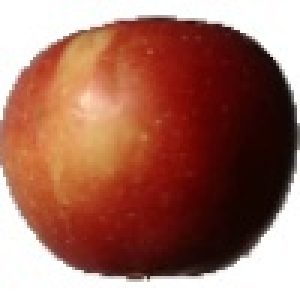
#> input picture Trabalho 2 - Histogramas/fruit-base/apple/322_100.jpg, 100 x 100 px (shown 3 times larger); its folder holds only this picture in this run
$ jupyter execute histogramas.ipynb   (shell and % lines are left out)
#> lines starting #> are read from the running program, lines starting #| are printed output that depends on the picture
### Prática da aula de histogramas, submetam o jupyter notebook com o código da atividade.

[cell 1]
import numpy as np
from skimage.io import imread,imsave, imshow
from skimage.color import rgb2gray
import matplotlib.pyplot as plt
from skimage.exposure import histogram
from skimage.exposure import equalize_hist
from scipy.stats import kurtosis
import math
import glob as g
from skimage.color import rgb2gray

def energy_hist(hist):
    soma = 0
    for i in hist:
        soma += i*i
    return soma

def entropy_hist(hist):
    soma = 0
    for i in hist:
        if(i == 0):
            continue
        soma += (i*(math.log2(i)))
    return soma*-1

def skew(hist):
    soma = 0
    for i in range(len(hist)):
        soma += ((i - hist.mean())**3)*hist[i]
    dp = hist.std()**3
    return ((1/dp)*soma)

def descritor_histograma(imagem):
    hist = histogram(imagem,nbins=256)
    features = []
    features.append(hist[1].mean())
    features.append(hist[1].var())
    features.append(skew(hist[1]))
    features.append(kurtosis(hist[1]))
    features.append(energy_hist(hist[1]))
    features.append(entropy_hist(hist[1]))

    return features

apples = g.glob('fruit-base/apple/*')
tomatos = g.glob('fruit-base/tomato/*')

features_apple = []
features_tomato = []

for i in apples:
    imagem = imread(i)
#> imagem is the input picture: shape (100, 100, 3); mean R, G, B 161.9, 111.1, 97.2
    img = rgb2gray(imagem)
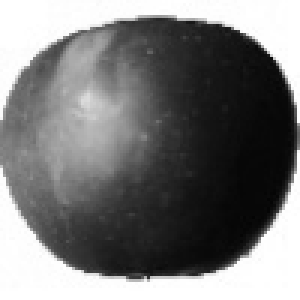
#> img: shape (100, 100) float64 (shown 3 times larger); min 0.0161, max 1, mean 0.474
    features = descritor_histograma(img)
#> the loop in skew, `for i in range(len(hist)):` made 256 passes
#> soma on passes 1 to 3: -0.00237, 0.000239, 0.0857
#> after the loop in skew, `for i in range(len(hist)):`: soma = 849762778.6
#> in skew, `dp = hist.std()**3`: dp = 0.0229
#> the loop in energy_hist, `for i in hist:` made 256 passes
#> (i, soma) on passes 1 to 3: (0.0181, 0.000326), (0.0219, 0.000806), (0.0257, 0.00147)
#> after the loop in energy_hist, `for i in hist:`: soma = 86.73
#> the loop in entropy_hist, `for i in hist:` made 256 passes
#> (i, soma) on passes 1 to 3: (0.0181, -0.105), (0.0219, -0.225), (0.0257, -0.361)
#> after the loop in entropy_hist, `for i in hist:`: soma = -93.62
#> features = [0.508, 0.0807, 3.71e+10, -1.2, 86.73, 93.62]
    features_apple.append(features)

for i in tomatos:
    imagem = imread(i)
    img = rgb2gray(imagem)
    features = descritor_histograma(img)
    features_tomato.append(features)

listaMedia = []
listaVar = []
listaSkew = []
listaKurtosis = []
listaEnergy = []
listaEntropy = []

labels = []

for i in features_apple:
    listaMedia.append(i[0])
    listaVar.append(i[1])
    listaSkew.append(i[2])
    listaKurtosis.append(i[3])
    listaEnergy.append(i[4])
    listaEntropy.append(i[5])
    labels.append(0)
#> this loop made 1 pass
#> after the loop, labels = [0]; listaEnergy = [86.73]; listaEntropy = [93.62]; listaKurtosis = [-1.2]; listaMedia = [0.508]; listaSkew = [3.71e+10]; listaVar = [0.0807]

for i in features_tomato:
    listaMedia.append(i[0])
    listaVar.append(i[1])
    listaSkew.append(i[2])
    listaKurtosis.append(i[3])
    listaEnergy.append(i[4])
    listaEntropy.append(i[5])
    labels.append(1)

tudo = []
nomes = ['Média', 'Variância', 'Skewness', 'Kurtosis', 'Energy', 'Entropy']
tudo.append(listaMedia)
tudo.append(listaVar)
tudo.append(listaSkew)
tudo.append(listaKurtosis)
tudo.append(listaEnergy)
tudo.append(listaEntropy)


for i in range(len(tudo)):
    for j in range(i+1,len(tudo)):
        plt.figure()
        plt.title(nomes[i] + " x " + nomes[j] + "\nroxo: apples - amarelo: tomato")
        plt.scatter(tudo[i], tudo[j], c=labels)
#> this loop made 6 passes
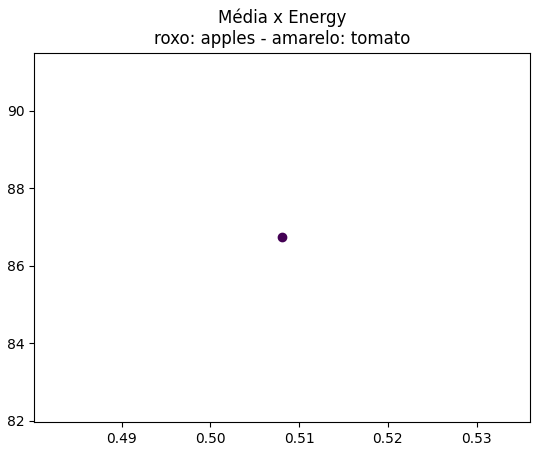
#> figure drawn by matplotlib, 1 panel
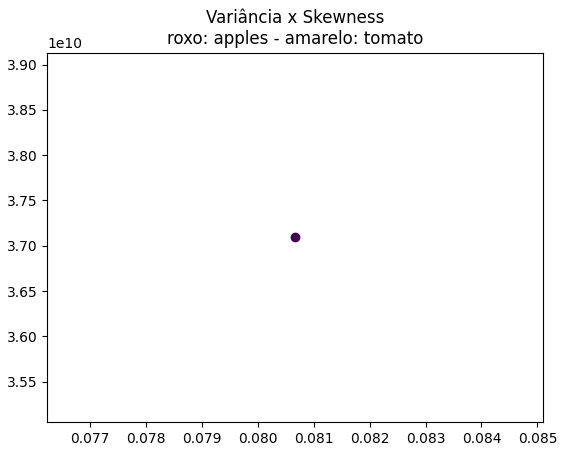
#> figure drawn by matplotlib, 1 panel
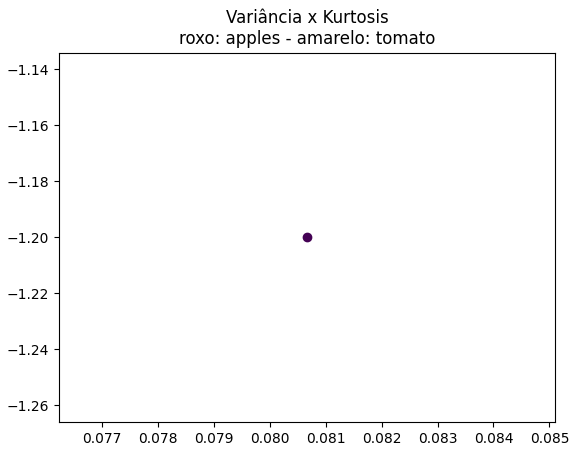
#> figure drawn by matplotlib, 1 panel
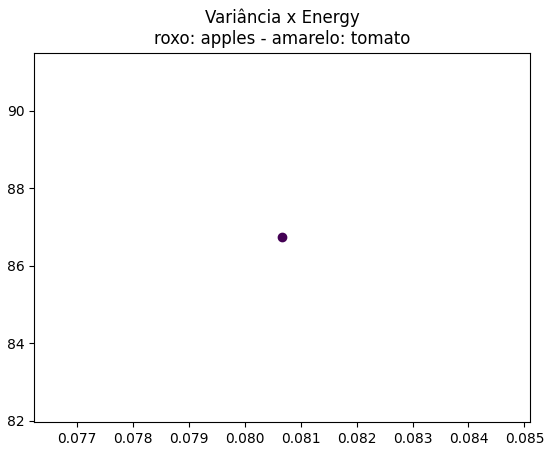
#> figure drawn by matplotlib, 1 panel
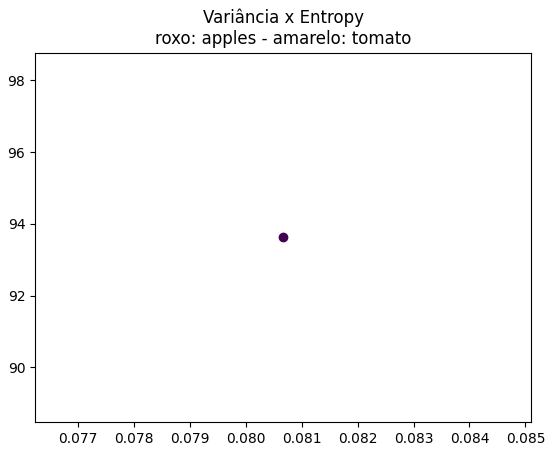
#> figure drawn by matplotlib, 1 panel
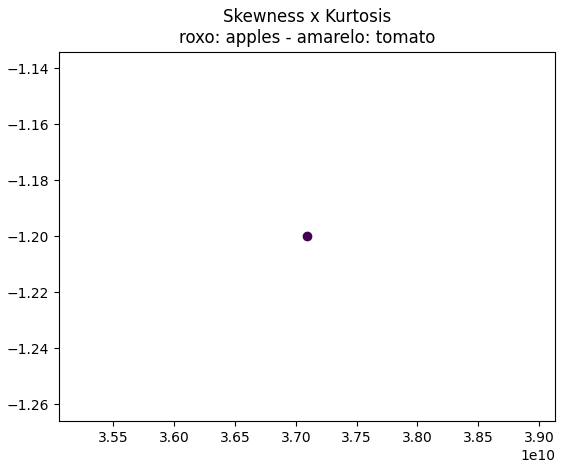
#> figure drawn by matplotlib, 1 panel
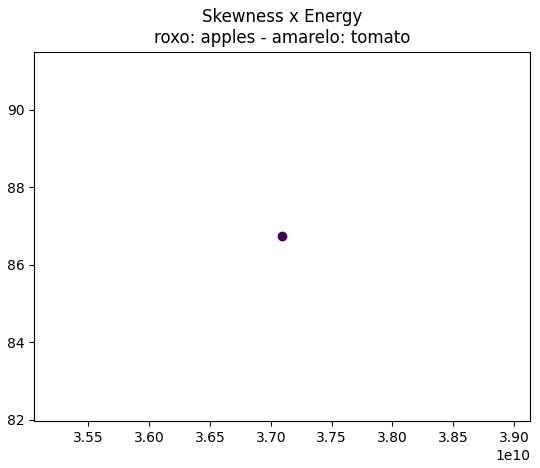
#> figure drawn by matplotlib, 1 panel
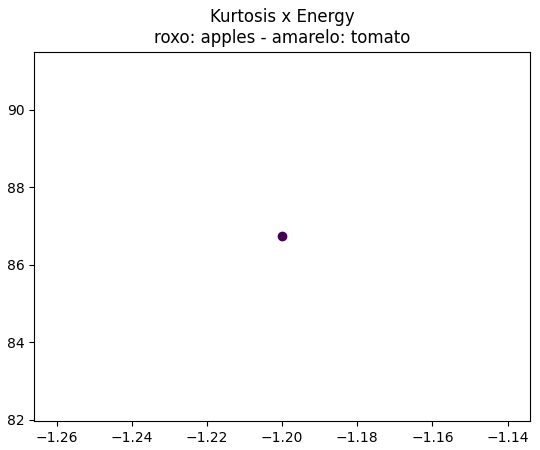
#> figure drawn by matplotlib, 1 panel
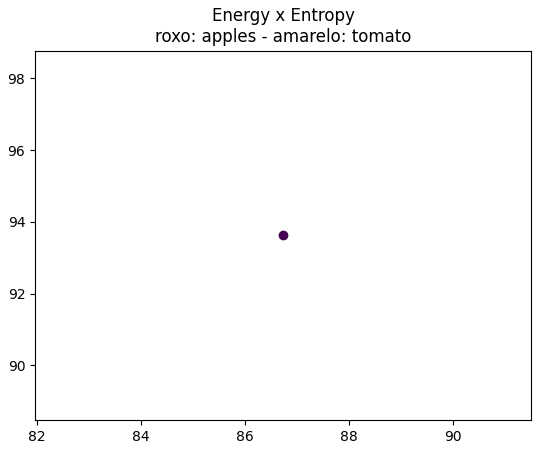
#> figure drawn by matplotlib, 1 panel
